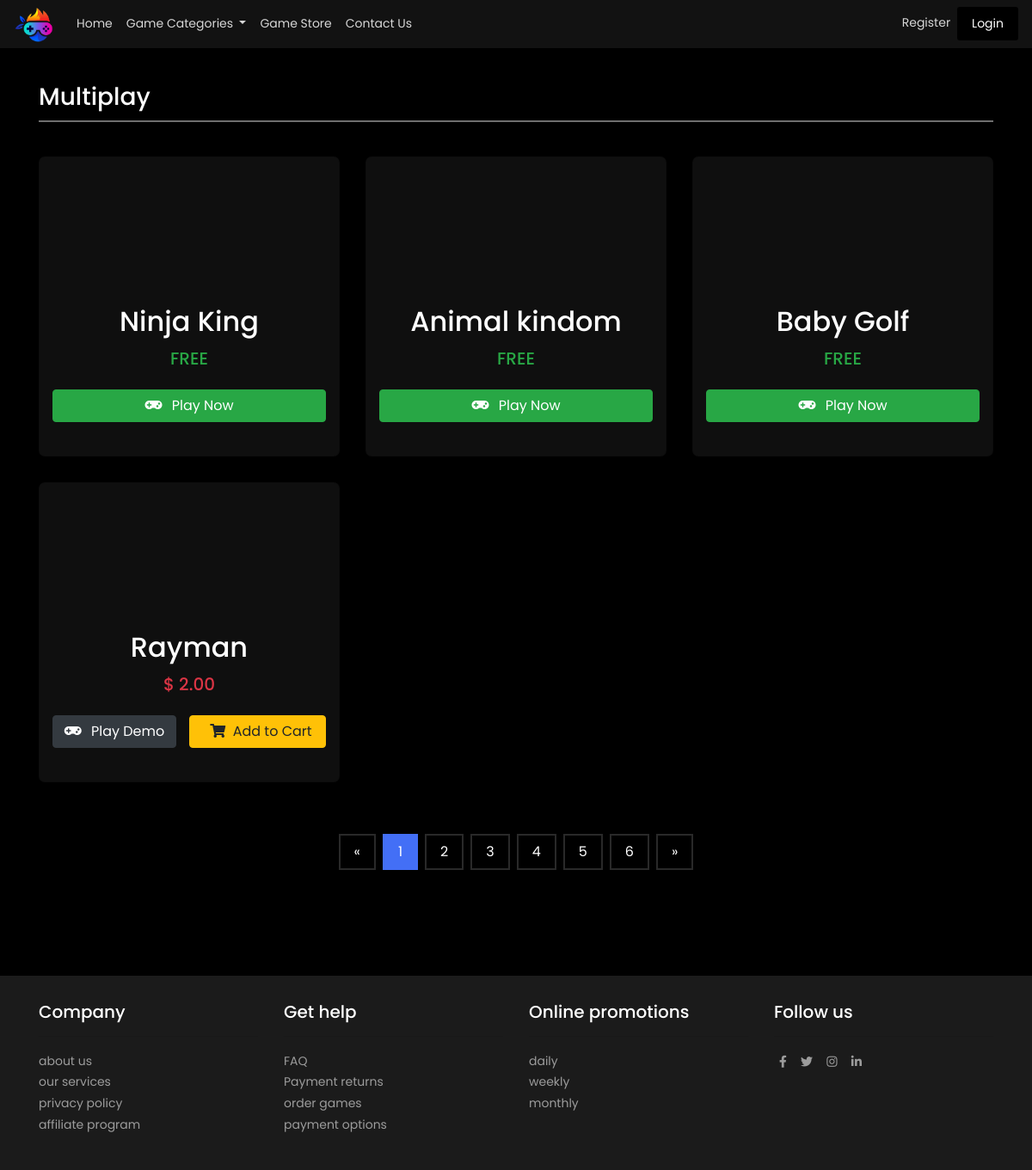
The page /game_categories.php?data=8 on the database its author committed.
### tables this page shows
CREATE TABLE `game_categories` (
  `id` int(11) NOT NULL,
  `name` varchar(500) NOT NULL,
  `status` tinyint(1) NOT NULL DEFAULT 1
);

CREATE TABLE `games` (
  `id` int(11) NOT NULL,
  `price` varchar(20) NOT NULL DEFAULT '0.0',
  `name` varchar(500) NOT NULL,
  `description` varchar(2000) NOT NULL,
  `company` varchar(500) NOT NULL,
  `image` varchar(500) DEFAULT NULL,
  `game_cato_id` int(11) NOT NULL,
  `status` tinyint(1) NOT NULL DEFAULT 1
);

### game_categories.php (the view, shortened to what this page needs)
<?php include 'common/header.php'; ?>
<?php include 'common/top_navbar.php';
if (!isset($_GET['data'])) {
    header("location:index.php");
    exit();
} else {
    $data = $_GET['data'];
    $query2 = "SELECT * FROM games WHERE game_cato_id = '$data'";
    $result2 = mysqli_query($conn, $query2);
    $count = mysqli_num_rows($result2);
    $games = [];
    $cato_name = mysqli_fetch_array(mysqli_query($conn, "SELECT name FROM game_categories WHERE id = '$data'"));
    while ($game = mysqli_fetch_array($result2)) {
        $games[] = array(
            'id' => $game['id'],
            'price' => $game['price'],
            'name' => $game['name'],
            'image' => $game['image'],
        );
    }
}
?>
<div>
    <br>
    <br>
    <div class="container">
        <h3><?php echo $cato_name[0] ?></h3>
        <div class="hr-line"></div>
        <div class="row">
            <?php
            for ($x = 0; $x < $count; $x++) {
                $price = $games[$x]['price'] == '0.00' ?
                    '<h5 class="text-center text-success"> FREE </h5><br>
                    <div class="col-md-12">
                        <a href=" sample-game/" class="btn btn-success btn-block"> <i class="fa fa-gamepad"></i> Play Now</a>
                    </div>' :
                    '<h5 class="text-center text-danger"> $ ' . $games[$x]['price'] . ' </h5><br>
                    <div class="col-sm-12">
                        <div class="row">
                            <div class="col-md-6">
                                <a href=" sample-game/" class="btn btn-dark btn-block"> <i class="fa fa-gamepad"></i> Play Demo </a>
                            </div>
                            <div class="col-md-6 pl-0">
                                <form action="add-to-cart.php" method="POST">
                                <input type="hidden" name="game_id" id="game_id" value="' . $games[$x]['id'] . '">
                                <input type="hidden" name="url" id="url" value="game_categories.php">
                                <input type="hidden" name="price" id="price" value="' . $games[$x]['price'] . '">
                                <button type="submit" class="btn btn-warning btn-block "> <i class="fa fa-shopping-cart" style="padding-left: 8px;margin-right: 4px;"></i> Add to Cart</button>
                                </form>
                            </div>
                        </div>
                    </div>';
                echo "<div class='col-sm-4'>
                <div class='card'>
                    <div class='game-image' style='background-image: url( " . $games[$x]['image'] . ");'></div>
                    <h1>" . $games[$x]['name'] . "</h1>
                    " . $price . "
                    <br>
                </div>
            </div>";
            }
            ?>
        </div>
    </div>
</div>
<table width="100%">
    <tr>
        <td colspan="4" align="center">
            <div class="pagination">
                <a href="#">&laquo;</a>
                <a href="#" class="active">1</a>
                <a href="#">2</a>
                <a href="#">3</a>
                <a href="#">4</a>
                <a href="#">5</a>
                <a href="#">6</a>
                <a href="#">&raquo;</a>
            </div>
        </td>
    </tr>
</table>
<?php include 'common/footer.php'; ?>

### css/main.css (style rules this page uses)
* { margin: 0px; padding: 0px; box-sizing: border-box; }
body, html { height: 100%; font-family: "Poppins", sans-serif; }
a { font-family: "Poppins"; font-size: 14px; line-height: 1.7; color: #d7d7d7; margin: 0px; transition: all 0.4s; -webkit-transition: all 0.4s; -o-transition: all 0.4s; -moz-transition: all 0.4s; }
h1, h2, h3, h4, h5, h6 { margin: 0px; }
button { outline: none !important; border: none; background: transparent; }
body { background-color: black; color: white; }

### game_categories.php (style rules this page uses)
body { background-color: black; }
.pagination { display: inline-block; float: none; margin-top: 30px; margin-bottom: 20px; }
.pagination a { color: white; float: left; padding: 5px 16px; text-decoration: none; transition: background-color .3s; border: 2px solid #292929; margin: 0 4px; font-size: 16px; }
.pagination a.active { background-color: #436ff6; color: white; border: 2px solid #436ff6; }
.hr-line { border-bottom: 2px solid #6f6f6f; margin-top: 10px; margin-bottom: 40px; }
.card { background-color: #0f0f0f; margin-bottom: 30px; border-radius: 7px; color: white; padding-bottom: 15px; }
.card h1 { text-align: center; font-size: 32px; padding: 12px 0px; }
.card i { margin-right: 7px; }
.game-image { height: 160px; background-size: cover; background-repeat: no-repeat; background-position: center; border-radius: 5px 5px 0px 0px; }

### rows shown on the page
game_categories: name "Multiplay"
games: name "Ninja King", price "FREE"
games: name "Animal kindom", price "FREE"
games: name "Baby Golf", price "FREE"
games: name "Rayman", price "2.00"
